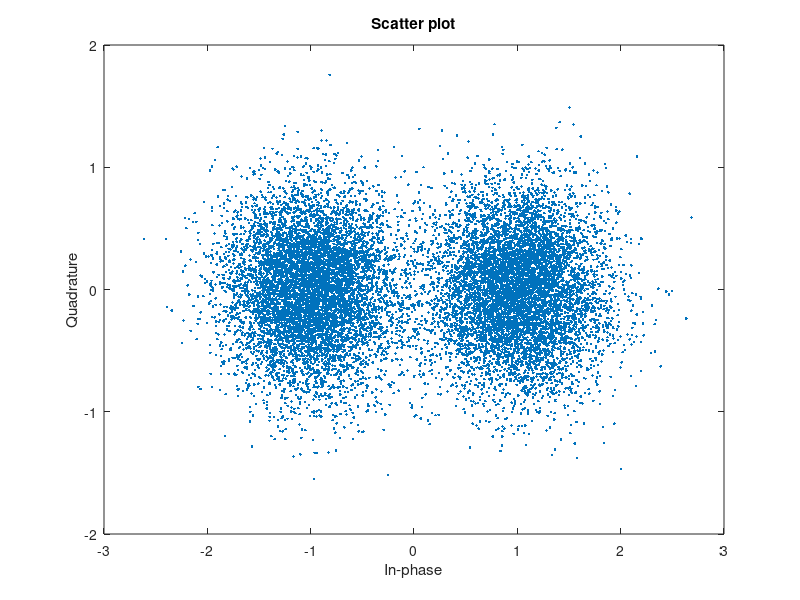

This figure's MATLAB source:
% c00194582 caizhongheng 2018.04.07
clear
clc
close all
rng(257);

%% setting aera
bit_grp = 1000;
k = 6;
m = 9;
n = k + m;

Hb = [1 0 1 -1 -1; -1 0 0 0 -1;0 -1 -1 0 0];
Z  = eye(3);
H  = zeros(size(Hb,1)*length(Z),size(Hb,2)*length(Z));

for idx_row = 1:size(Hb,1)
    for idx_col = 1:size(Hb,2)
        if(Hb(idx_row,idx_col)==-1)
            H((idx_row-1)*length(Z)+(1:length(Z)),(idx_col-1)*length(Z)+(1:length(Z))) = zeros(size(Z));
        else
            H((idx_row-1)*length(Z)+(1:length(Z)),(idx_col-1)*length(Z)+(1:length(Z))) = circshift(Z,[0 Hb(idx_row,idx_col)]);
        end
    end
end

HI = H(:,1:k);
HP = H(:,k+1:end);

%% create the bit data in
bit_in = randi([0 1],k*bit_grp,1);
bit_in = reshape(bit_in,k,[]);

%% use LDPC to encode
u = mod(HI*bit_in,2);
p = mod(mod(inv(HP),2)*u,2);
% check code
% H_check = mod(HI*bit_in + HP*p,2);

enc_out = [bit_in;p];

%% mapping and calc llr
llr_data = 2*double(~enc_out)-1;
% 因为llr=ln(APP(X=0)/APP(X=1))，这里为了简化llr的计算，所以对enc_out做了一个取反动作，然后直接映射成BPSK信号，作为LLR值。
%% add noise
noise = randn(size(llr_data))+1j*randn(size(llr_data));
noise = noise/2.4;% 2.9是调整噪声功率的比值，目的是让BPSK信号既出现纠前误码又不至于超出纠前门限
tmp_data = llr_data + noise;

scatterplot(tmp_data(:))
llr_data = real(llr_data + noise);

%% decode

iter_num = 5; % 迭代次数
dec_grp = bit_grp;


% 找出H矩阵中的非0元素，方便迭代用。
[node_row,node_col] = find(H==1);
node_array = [node_row node_col];
clear node_row node_col
% C2V表示校验方程。
C2V_slct     = zeros(size(H,1),length(find(node_array(:,1)==1)));
for idx=1:size(C2V_slct,1)
    % 找到H矩阵每行中为1的位置
    Q_adress      = find(node_array(:,1)==idx);
    % 将该位置存入Q_slct矩阵中
    C2V_slct(idx,:) = node_array(Q_adress,2);
end

% V2C，行为变量节点，列为和该变量节点相连结的校验节点
V2C_slct     = zeros(size(H,2),2);
for idx=1:size(V2C_slct,1)
    Q_adress = find(node_array(:,2)==idx);
    V2C_slct(idx,:) = node_array(Q_adress,1);
end





llr_data_in = llr_data(:,1:dec_grp);% first col of data
dec_out     = zeros(n,dec_grp);% 硬判输出结果
llr_array = zeros(size(llr_data_in,1),iter_num);

% keyboard;
% llr_data_in(end) = 1.2;

for grp_idx=1:dec_grp
    tmp_llr_data = llr_data_in(:,grp_idx);
    
    V = zeros(15,2);
    APP = tmp_llr_data;
    C = zeros(9,3);
    tmp_dec_out = zeros(15,1);
    
    for iter_idx=1:iter_num
        % 更新V的概率信息
        for idx=1:n
            [R_row,R_col] = find(C2V_slct==idx);
            C_slct        = [R_row,R_col];
            %             V(idx) = APP(idx);
            if(idx<=12)
                V(idx,1) = APP(idx) - C(C_slct(1,1),C_slct(1,2));
                V(idx,2) = APP(idx) - C(C_slct(2,1),C_slct(2,2));
            else
                V(idx,1) = APP(idx) - C(C_slct(1,1),C_slct(1,2));
            end
        end
        
        % 校验节点信息更新：Z1到Z9
        for idx=1:m
            %             if(idx==m)
            %                 keyboard;
            %             end
            idx_array_1 = V2C_slct(C2V_slct(idx,1),:);
            new_idx_1 = find(idx_array_1==idx,1);
            idx_array_2 = V2C_slct(C2V_slct(idx,2),:);
            new_idx_2 = find(idx_array_2==idx,1);
            idx_array_3 = V2C_slct(C2V_slct(idx,3),:);
            new_idx_3 = find(idx_array_3==idx,1);
            
            C(idx,1) = sign(V(C2V_slct(idx,2),new_idx_2))*sign(V(C2V_slct(idx,3),new_idx_3))*min(abs(V(C2V_slct(idx,2),new_idx_2)),abs(V(C2V_slct(idx,3),new_idx_3)));
            C(idx,2) = sign(V(C2V_slct(idx,1),new_idx_1))*sign(V(C2V_slct(idx,3),new_idx_3))*min(abs(V(C2V_slct(idx,1),new_idx_1)),abs(V(C2V_slct(idx,3),new_idx_3)));
            C(idx,3) = sign(V(C2V_slct(idx,1),new_idx_1))*sign(V(C2V_slct(idx,2),new_idx_2))*min(abs(V(C2V_slct(idx,1),new_idx_1)),abs(V(C2V_slct(idx,2),new_idx_2)));

            %             C(idx,1) = 2*atanh(tanh(V(C2V_slct(idx,2))/2)*tanh(V(C2V_slct(idx,3))/2));
            %             C(idx,2) = 2*atanh(tanh(V(C2V_slct(idx,1))/2)*tanh(V(C2V_slct(idx,3))/2));
            %             C(idx,3) = 2*atanh(tanh(V(C2V_slct(idx,1))/2)*tanh(V(C2V_slct(idx,2))/2));
            %             R_1(idx,1) = sign(V(C2V_slct(idx,2)))*sign(V(C2V_slct(idx,3)))*min(abs(V(C2V_slct(idx,2))),abs(V(C2V_slct(idx,3))));
            %             R_1(idx,2) = sign(V(C2V_slct(idx,1)))*sign(V(C2V_slct(idx,3)))*min(abs(V(C2V_slct(idx,1))),abs(V(C2V_slct(idx,3))));
            %             R_1(idx,3) = sign(V(C2V_slct(idx,1)))*sign(V(C2V_slct(idx,2)))*min(abs(V(C2V_slct(idx,2))),abs(V(C2V_slct(idx,2))));
        end
        
        % 变量节点信息更新：P1到P15
        for idx=1:n
            [R_row,R_col] = find(C2V_slct==idx);
            C_slct        = [R_row,R_col];
            if(idx<=12)
                APP(idx) = APP(idx) + C(C_slct(1,1),C_slct(1,2)) + C(C_slct(2,1),C_slct(2,2));
            else
                APP(idx) = APP(idx) + C(C_slct(1,1),C_slct(1,2));
            end
            % 硬判
            if(APP(idx)>=0)
                tmp_dec_out(idx) = 0;
            else
                tmp_dec_out(idx) = 1;
            end
        end
        llr_array(:,iter_idx) = APP;
        check_out = mod(H*tmp_dec_out,2);
        check_out_sum = sum(check_out);
        %         if(check_out_sum~=0)
        %             keyboard
        %         else
        %         end
        
    end
    dec_out(:,grp_idx) = tmp_dec_out;
end

check = abs(dec_out(1:15,:) - enc_out(1:15,1:dec_grp));
sum(sum(check))
